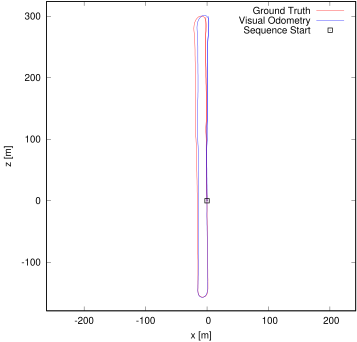

Here is the gnuplot script that generated this plot:
set term postscript eps enhanced color
set output "06.eps"
set size ratio -1
set xrange [-261:242]
set yrange [-179:324]
set xlabel "x [m]"
set ylabel "z [m]"
plot "sub06.txt" using 1:2 lc rgb "#FF0000" title 'Ground Truth' w lines,"sub06.txt" using 3:4 lc rgb "#0000FF" title 'Visual Odometry' w lines,"< head -1 sub06.txt" using 1:2 lc rgb "#000000" pt 4 ps 1 lw 2 title 'Sequence Start' w points
